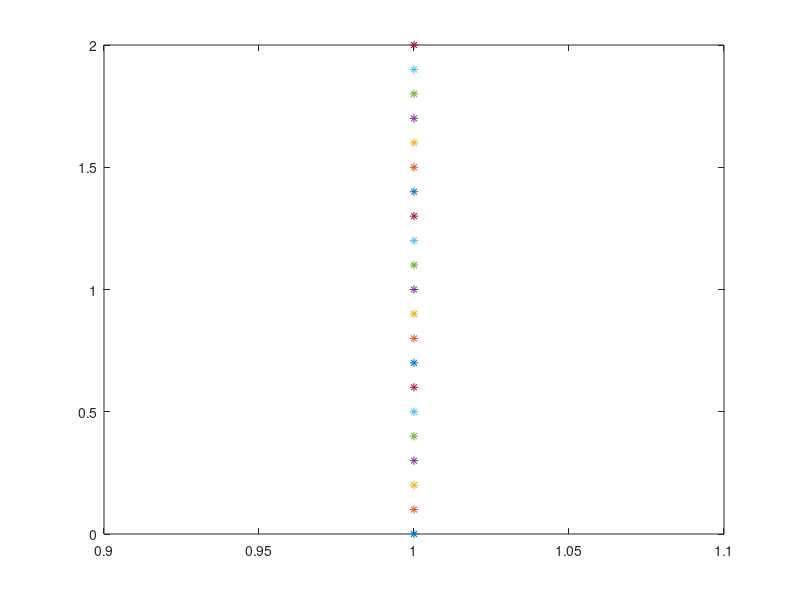

The MATLAB source for this figure:
clc;
clf;
for i=-100:0.1:100
   %val = 1.0 + i+i*i*0.5 + i*i*i*(1.0/6.0) + i*i*i*i*(1.0/24.0);
   val = 1-i;
   if(abs(val))<=1.0
      plot(i,'*');
      hold on;
   end
end